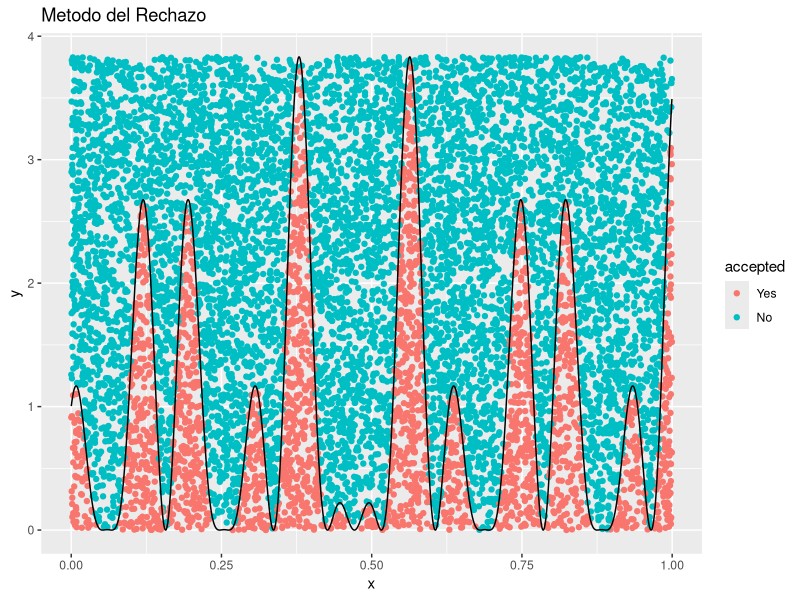
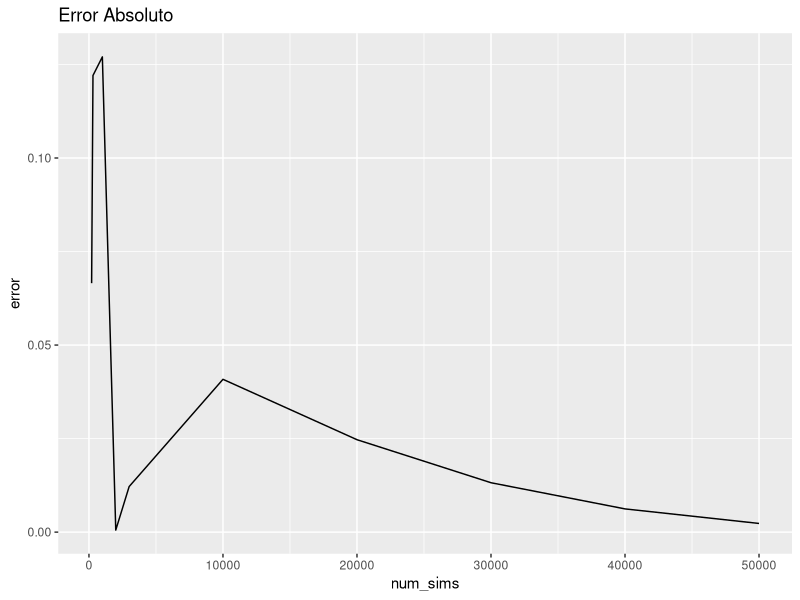
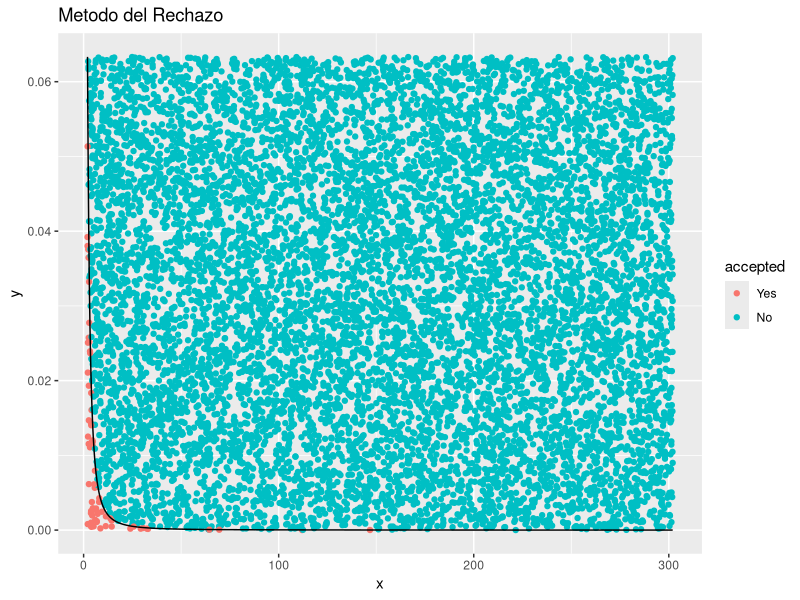
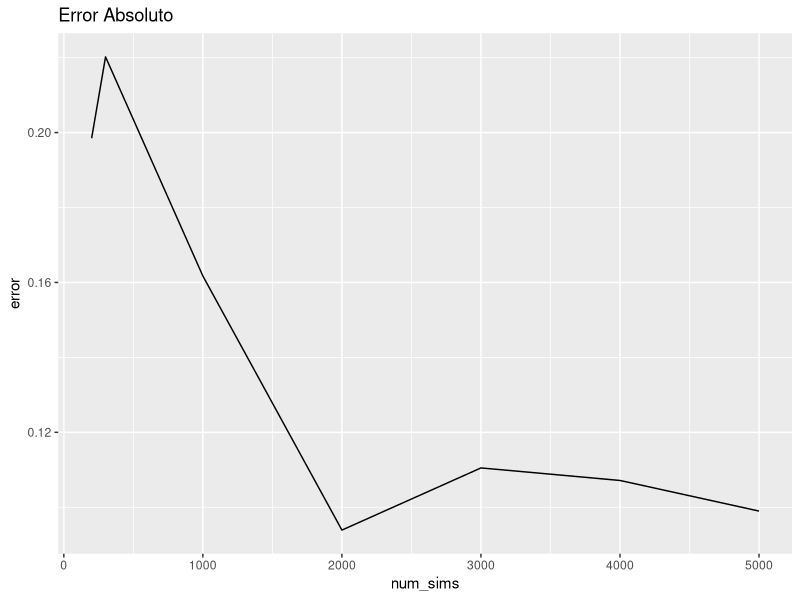

Write the R code that produced these figures, in order.
## ---- chunk 1
library(ggplot2)
## ---- chunk 2
#stocastic_integration retorna tanto el resultado de la integracion numerica como el grafico pedido
#parametros: 
#funcion es un objeto function que representa la funcion a integrar
#lim_inferior y lim_superior son los limites de integracion
#nsims es el numero de simulaciones. Se usara para comprobar el desempe??o de la funcion con respecto a otros metodos
stocastic_integration = function(funcion, lim_inferior, lim_superior, nsim) {  
  #Los puntos en x se generan aleatoriamente entre los limites de integracion
  uniform_random_x = runif(nsim, lim_inferior, lim_superior);
  cota_superior = max(funcion(uniform_random_x)) 
  
  #Los puntos en y se generan aleatoriamente entre 0 y el maximo valor de la funcion evaluada en los puntos en x generados
  uniform_random_y = runif(nsim, 0, cota_superior);
  
  accepted = c()
  confirmed = c()
  j = 0
  
  #Se rechazan todos los puntos que caigan por fuera de la funcion
  for(i in 1:nsim)
  {
    if(uniform_random_y[i] <= funcion(uniform_random_x[i])) 
    {
      accepted[i] = 'Yes'
      confirmed[j] = uniform_random_x[i]
      j = j+1
    }
    else 
    {
      accepted[i] = 'No'
    }
  }
  
  #Se grafican los puntos
  data_frame = data.frame(x = uniform_random_x, y = uniform_random_y , y2 = funcion(uniform_random_x), accepted = factor(accepted, levels= c('Yes','No')))
  
  area_conocida = cota_superior*(lim_superior-lim_inferior)
  
  p1 = ggplot(data_frame) +
    geom_point(aes(x=x, y=y, colour=accepted)) +
    geom_line(aes(x=x, y=y2)) +
    ggtitle("Metodo del Rechazo")  
  #Se obtiene el resultado de la integral recordando que la razon de las areas debe ser igual a la de los puntos.
  by_rejection = (length(confirmed)/nsim)*area_conocida
  return(list(by_rejection, p1))
}
## ---- chunk 3
funcion = function(x){(cos(50*x)+sin(20*x))^2}
lim_inferior = 0
lim_superior = 1

#Usamos 10000 simulaciones pues el tiempo de computo no es demasiado
results = stocastic_integration(funcion, 0, 1, 10000)

## ---- chunk 4
results[[1]]
## ---- chunk 5
integrate(funcion, 0, 1)
## ---- chunk 6
results[[2]]
## ---- chunk 7
#Esta chunk es lento, hay que tenerle paciencia
error = c()
numsims = c()

integrate = integrate(funcion, 0, 1)

for(j in 1:3)
{
  if(j==1){
    multiplicar = 100
  }
  if(j==2){
    multiplicar = 1000
  }
  if(j==3){
    multiplicar = 10000
  }
  for(i in 1:5)
  {
    rejection = stocastic_integration(funcion, 0, 1, i*multiplicar)
    error[3*(j-1)+(i-1)] = abs(rejection[[1]] - integrate[['value']])
    numsims[3*(j-1)+(i-1)] = i*multiplicar
  }
}

data_error = data.frame(num_sims = numsims, error = error)
ggplot(data_error) + geom_line(aes(x=num_sims, y=error)) + ggtitle("Error Absoluto")  
## ---- chunk 8
#stocastic_indefinite_interval retorna tanto el limite superior del rango de integracion significativo

stocastic_indefinite_interval <- function(funcion, lim_inferior, nsim){
  paso = 150
  lim_superior = lim_inferior + paso
  
  integral_intervalo = stocastic_integration(funcion, lim_inferior, lim_superior, 10000)
  integral_intervalo = integral_intervalo[[1]]
  
  integral_proximo_intervalo = stocastic_integration(funcion, lim_superior, lim_superior + paso, 10000)
  integral_proximo_intervalo = integral_proximo_intervalo[[1]]
  
  if(integral_intervalo/1000 < integral_proximo_intervalo)
  {
    lim_superior = lim_superior + paso
    
    integral_intervalo = stocastic_integration(funcion, lim_inferior, lim_superior, 10000)
    integral_intervalo = integral_intervalo[[1]]
    
    integral_proximo_intervalo = stocastic_integration(funcion, lim_superior, lim_superior + paso, 10000)
    integral_proximo_intervalo = integral_proximo_intervalo[[1]]
  }
  
  return(lim_superior)
}
## ---- chunk 9
funcion = function(x){1/(pi*(1+x^2))}
lim_inferior = 2
lim_superior = stocastic_indefinite_interval(funcion,lim_inferior,10000)

results = stocastic_integration(funcion, lim_inferior, lim_superior,10000)
## ---- chunk 10
results[[1]]
## ---- chunk 11
integrate(funcion, 2, Inf)
## ---- chunk 12
results[[2]]
## ---- chunk 13
#Este chunk es lento, hay que tenerle paciencia, incluso mas que al anterior
error = c()
numsims = c()

integrate = integrate(funcion, 0, 1)
#tomamos un solo limite superior para mejorar la eficiencia del chunk (en verdad es lento)
lim_superior = stocastic_indefinite_interval(funcion,lim_inferior,10000)

for(j in 1:2)
{
  if(j==1){
    multiplicar = 100
  }
  if(j==2){
    multiplicar = 1000
  }
  if(j==3){
    multiplicar = 10000
  }
  for(i in 1:5)
  {
    rejection = stocastic_integration(funcion, lim_inferior, lim_superior, i*multiplicar)
    error[3*(j-1)+(i-1)] = abs(rejection[[1]] - integrate[['value']])
    numsims[3*(j-1)+(i-1)] = i*multiplicar
  }
}

data_error = data.frame(num_sims = numsims, error = error)
ggplot(data_error) + geom_line(aes(x=num_sims, y=error)) + ggtitle("Error Absoluto")  
